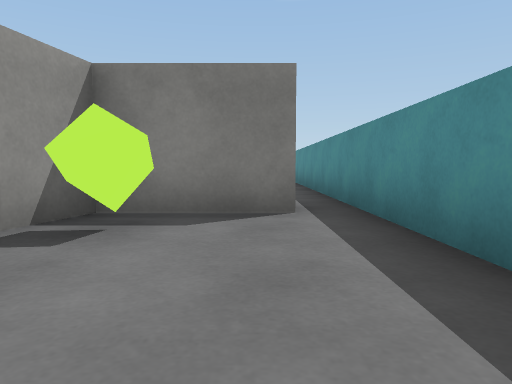
view 1 (above)

20 first-person views from a walk through a scene from a Unity 3-D project. The camera is 0.51 m above the floor, tilts 4° down and sees 70° across. The floor is counted in squares, 1 m on a side. Each view is taken from the middle of a square. On the plan, view 1 faces up. The plan holds only what a view shows up to about 9 squares ahead; the rest is blank. The player is left out. Surface patterns are stand-ins for the level's own textures.

view 2
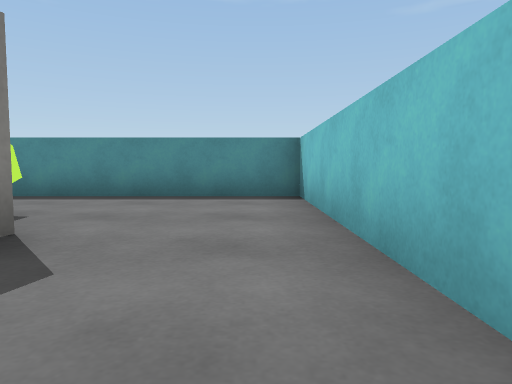

view 3
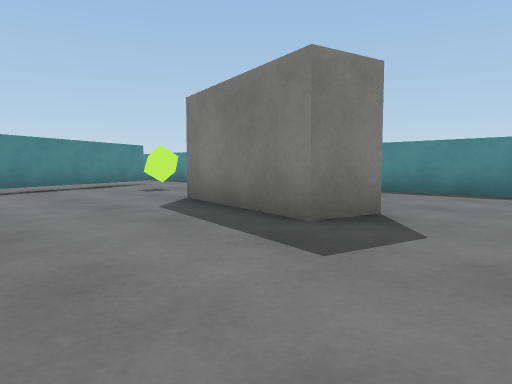

view 4
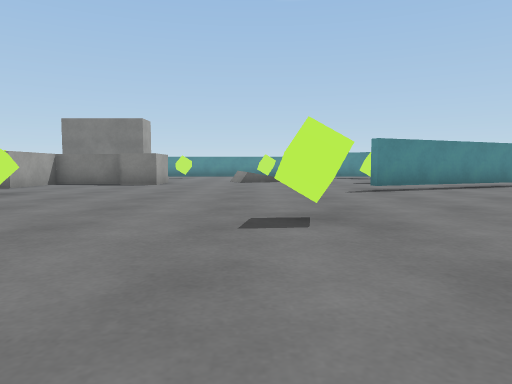

view 5
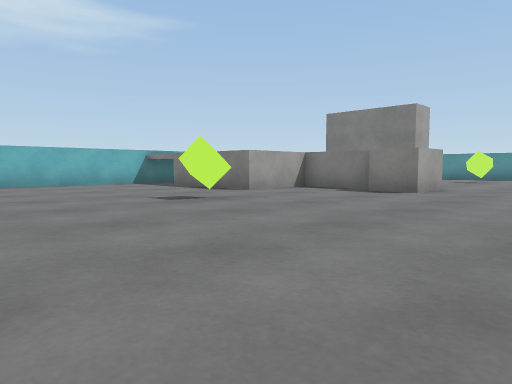

view 6
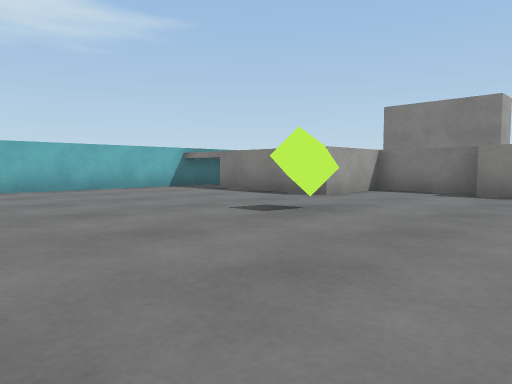

view 7
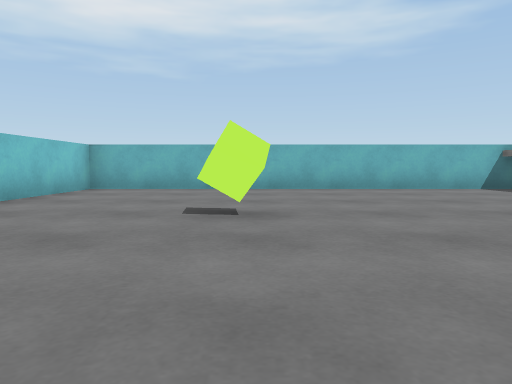

view 8
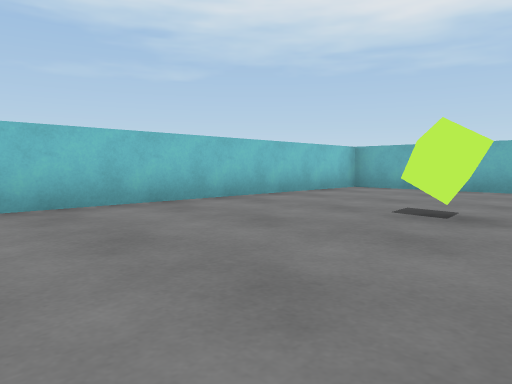

view 9
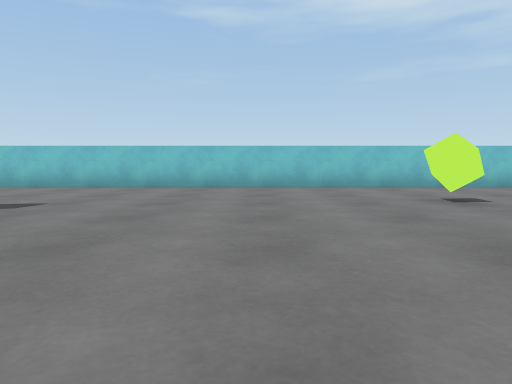

view 10
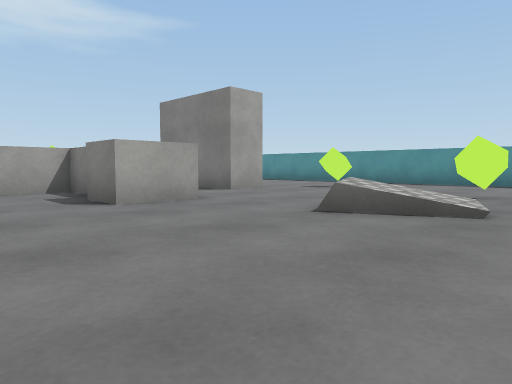

view 11
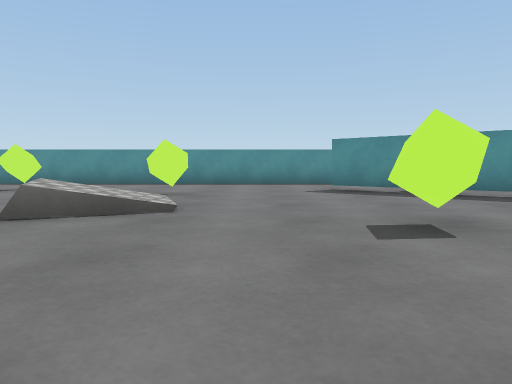

view 12
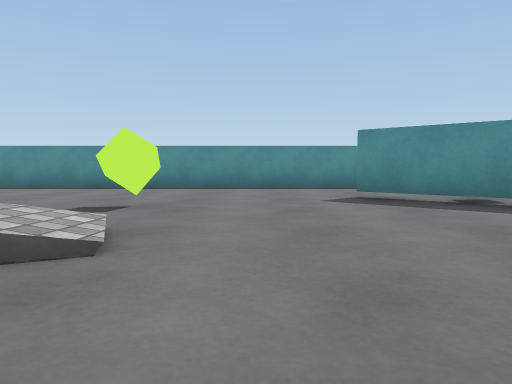

view 13
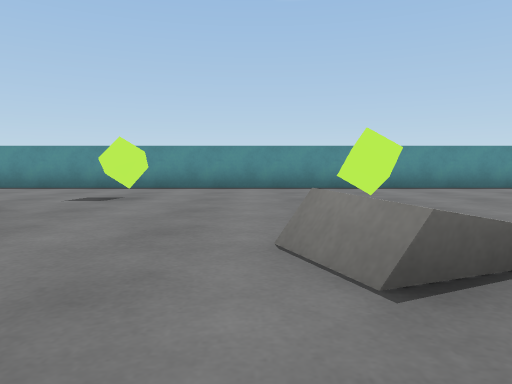

view 14
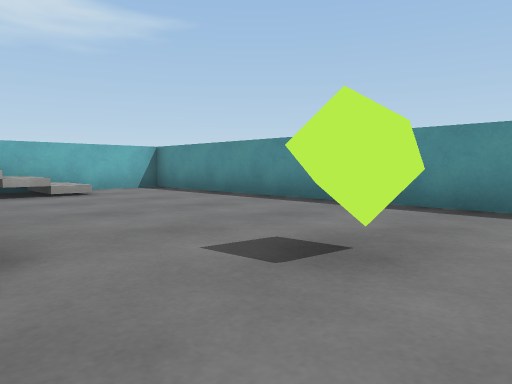

view 15
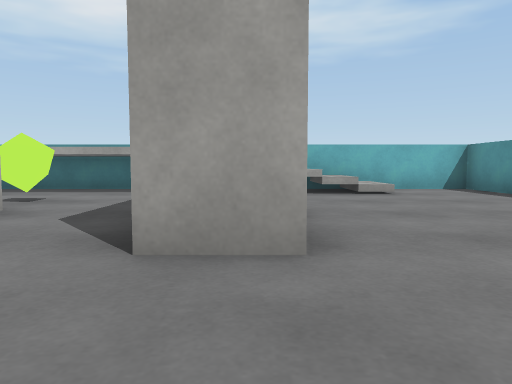

view 16
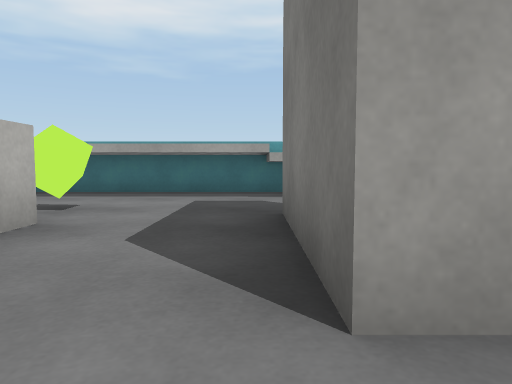

view 17
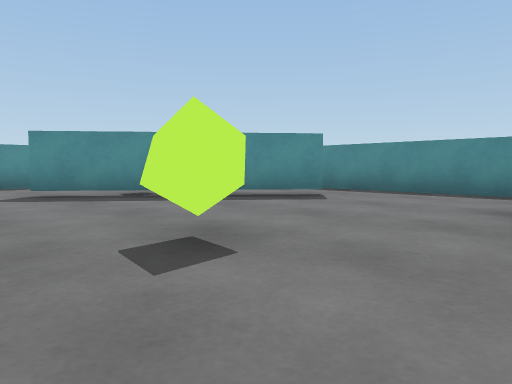

view 18
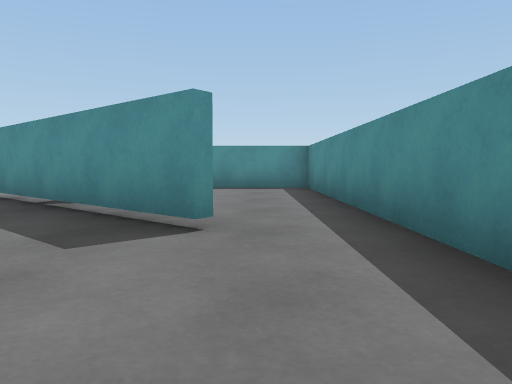

view 19
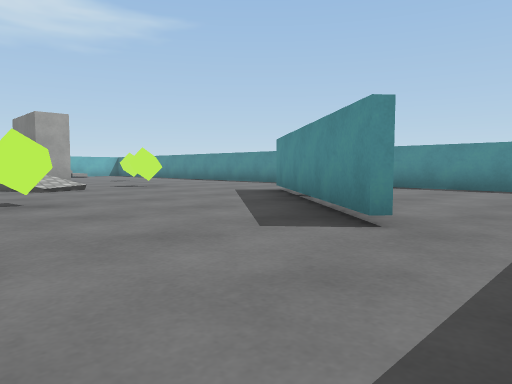

view 20
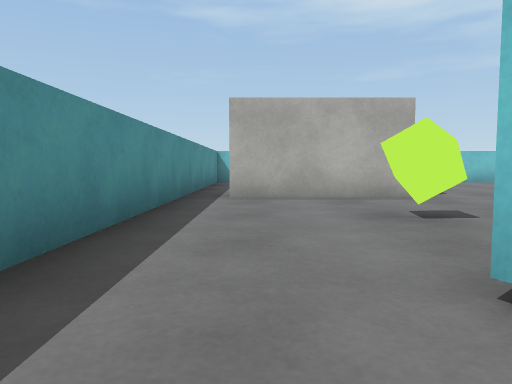

### Floor plan
Key: @ floor where view 1 was taken; # wall or solid block; . floor; / step, stairs or slope; = window, fence, low wall or low ledge; ^ raised ledge; C cube; B block; T thing the floor can be seen under or through.
Columns run from 18 left of view 1 to 2 right of it. Each row starts with its distance up from view 1.
 19 #####################
 18 #...................#
 17 #...................#
 16 ^^.....C......T.....#
 15 ^^........C...TT....#
 14 ^   ##.........=TT..#
 13 ##........B/.....T..#
 12 ##.......///........#
 11  #.C###B......C.....#
 10 ##..#..B............#
  9 #####.........####..#
  8 #............##.....#
  7 #....C..........C...#
  6 #...................#
  5 #...............###.#
  4 #..........C...####.#
  3 #...C..........##C..#
  2 #..............##...#
  1 #...................#
  0 #.................@.#
 -1 #####################

Where each view was taken, in squares from view 1:
view 1: 0 up, 0 right, facing up
view 2: 0 up, 5 left, facing right
view 3: 0 up, 6 left, facing up-right
view 4: 0 up, 8 left, facing up
view 5: 3 up, 8 left, facing up-left
view 6: 3 up, 10 left, facing up-left
view 7: 3 up, 10 left, facing left
view 8: 4 up, 10 left, facing down-left
view 9: 8 up, 11 left, facing down
view 10: 8 up, 6 left, facing up-left
view 11: 8 up, 6 left, facing up
view 12: 10 up, 6 left, facing up
view 13: 10 up, 9 left, facing up
view 14: 14 up, 10 left, facing up-left
view 15: 14 up, 10 left, facing left
view 16: 13 up, 11 left, facing left
view 17: 9 up, 6 left, facing up-right
view 18: 10 up, 0 right, facing up
view 19: 10 up, 1 right, facing up-left
view 20: 11 up, 0 right, facing down
